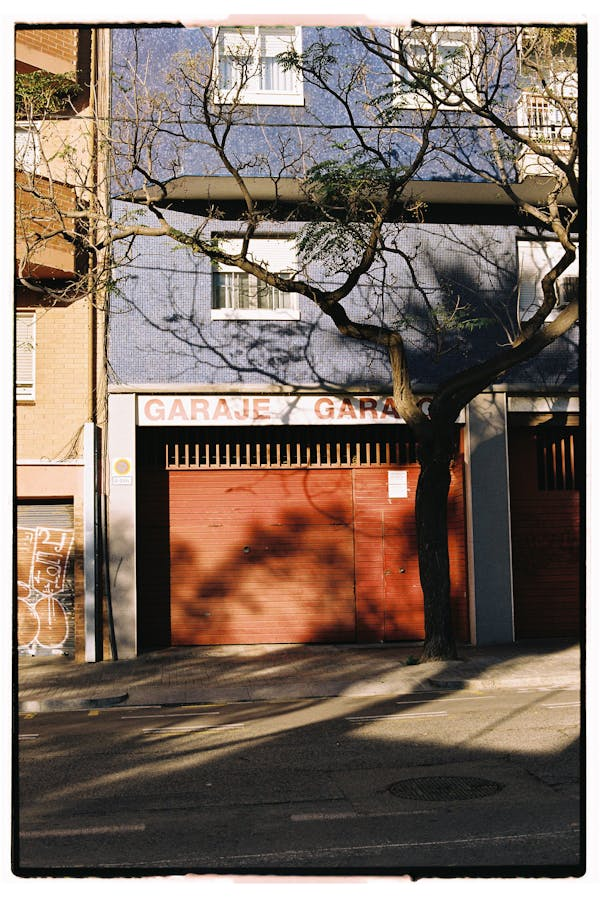
#> input picture images/original_images/garaz.png, 600 x 897 px; its folder holds only this picture in this run
$ python combined_histogram_method.py
#> lines starting #> are read from the running program, lines starting #| are printed output that depends on the picture
import cv2
import numpy as np
import matplotlib.pyplot as plt
import os

def calculate_histogram(image):
    histogram, bins = np.histogram(image.flatten(), bins=256, range=[0, 256])
    return histogram

def plot_histogram(histogram, title, color, save_path):
    plt.figure(figsize=(6, 4))
    plt.bar(range(256), histogram, color=color)
    plt.title(title)
    plt.xlabel('Intensywność pikseli')
    plt.ylabel('Liczba wystąpień')
    plt.tight_layout()
    plt.savefig(save_path)
    plt.close()

def plot_combined_histograms_grayscale(original_image, stego_image, method, img_name):
    base_save_dir = os.path.join(images_dir, "histograms_gray")
    save_dir = os.path.join(base_save_dir, method)
    os.makedirs(save_dir, exist_ok=True)

    original_histogram = calculate_histogram(original_image)
    stego_histogram = calculate_histogram(stego_image)
    diff_histogram = calculate_histogram(cv2.absdiff(original_image, stego_image))

    plot_histogram(original_histogram, 'Histogram Oryginalny', 'gray',
                   os.path.join(save_dir, f"{img_name}_original_histogram.png"))
    plot_histogram(stego_histogram, 'Histogram Stego', 'gray',
                   os.path.join(save_dir, f"{img_name}_stego_histogram.png"))
    plot_histogram(diff_histogram, 'Histogram Różnica', 'gray',
                   os.path.join(save_dir, f"{img_name}_difference_histogram.png"))

def plot_combined_histograms_rgb(original_image, stego_image, method, img_name):
    base_save_dir = os.path.join(images_dir, "histograms_rgb")
    save_dir = os.path.join(base_save_dir, method)
    os.makedirs(save_dir, exist_ok=True)

    channels = ['R', 'G', 'B']
    colors = ['red', 'green', 'blue']

    for i, channel in enumerate(channels):
        original_channel = original_image[:, :, 2 - i]
        stego_channel = stego_image[:, :, 2 - i]
        diff_channel = cv2.absdiff(original_channel, stego_channel)

        original_histogram = calculate_histogram(original_channel)
        stego_histogram = calculate_histogram(stego_channel)
        diff_histogram = calculate_histogram(diff_channel)

        plot_histogram(original_histogram, f'Kanał {channel} - Oryginalny', colors[i],
                       os.path.join(save_dir, f"{img_name}_original_{channel}.png"))
        plot_histogram(stego_histogram, f'Kanał {channel} - Stego', colors[i],
                       os.path.join(save_dir, f"{img_name}_stego_{channel}.png"))
        plot_histogram(diff_histogram, f'Kanał {channel} - Różnica', colors[i],
                       os.path.join(save_dir, f"{img_name}_difference_{channel}.png"))

# Directories setup
current_dir = os.path.dirname(os.path.abspath(__file__))
images_dir = os.path.abspath(os.path.join(current_dir, "..", "..", "images"))
original_images_dir = os.path.join(images_dir, "original_images")

methods = ['lsb', 'rgba', 'dct']

for img in os.listdir(original_images_dir):
    if img.endswith(('.png', '.jpg', '.jpeg')):
        original_image_gray = cv2.imread(os.path.join(original_images_dir, img), cv2.IMREAD_GRAYSCALE)
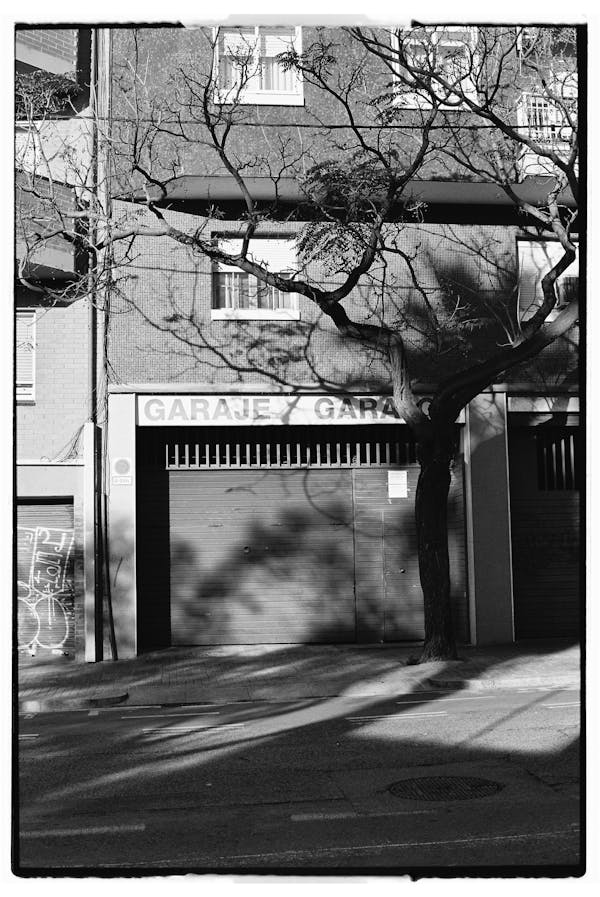
#> original_image_gray: shape (897, 600); min 0, max 255, mean 113.6
        original_image_rgb = cv2.imread(os.path.join(original_images_dir, img))
#> original_image_rgb is the input picture: shape (897, 600, 3); mean B, G, R 99.5, 110, 126

        for method in methods:
            stego_image_dir = os.path.join(images_dir, f"{method}_images")
            stego_image_gray = cv2.imread(os.path.join(stego_image_dir, img), cv2.IMREAD_GRAYSCALE)
            stego_image_rgb = cv2.imread(os.path.join(stego_image_dir, img))

            if original_image_gray is not None and stego_image_gray is not None:
                plot_combined_histograms_grayscale(original_image_gray, stego_image_gray, method, img.split('.')[0])
#> in calculate_histogram, `histogram, bins = np.histogram(image.flatten(), bins=256, range=[0, 25..`: histogram = 256 values, max 19076 at index 255, min 669 at index 231, mean 2102.3; bins = 257 values from 0 to 256
#> in plot_combined_histograms_grayscale, `original_histogram = calculate_histogram(original_image)`: original_histogram has the same summary as histogram in calculate_histogram
#> in plot_combined_histograms_grayscale, `stego_histogram = calculate_histogram(stego_image)`: stego_histogram has the same summary as histogram in calculate_histogram
#> in plot_combined_histograms_grayscale, `diff_histogram = calculate_histogram(cv2.absdiff(original_image, stego..`: diff_histogram = 256 values, max 538200 at index 0, min 0 at index 1, mean 2102.3
#> in plot_histogram, `plt.savefig(save_path)`:
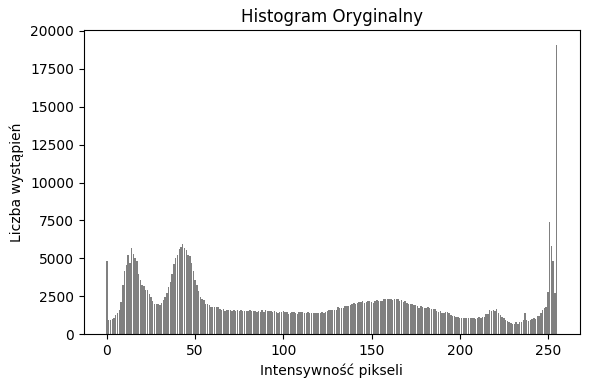
#> figure drawn by matplotlib, 1 panel; tallest bar 19076 high, from x = 254.6 to 255.4
#> call 3 of plot_histogram, with histogram = array of shape (256,), title = 'Histogram Różnica', color = 'gray'
#> in plot_histogram (call 3), `plt.savefig(save_path)`:
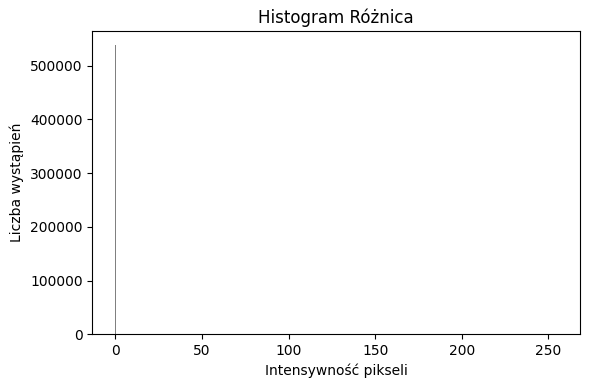
#> figure drawn by matplotlib, 1 panel; tallest bar 538200 high, from x = -0.4 to 0.4

            if original_image_rgb is not None and stego_image_rgb is not None:
                plot_combined_histograms_rgb(original_image_rgb, stego_image_rgb, method, img.split('.')[0])
#> the loop in plot_combined_histograms_rgb, `for i, channel in enumerate(channels):` made 3 passes
#> pass 1, in plot_combined_histograms_rgb, `original_channel = original_image[:, :, 2 - i]`:
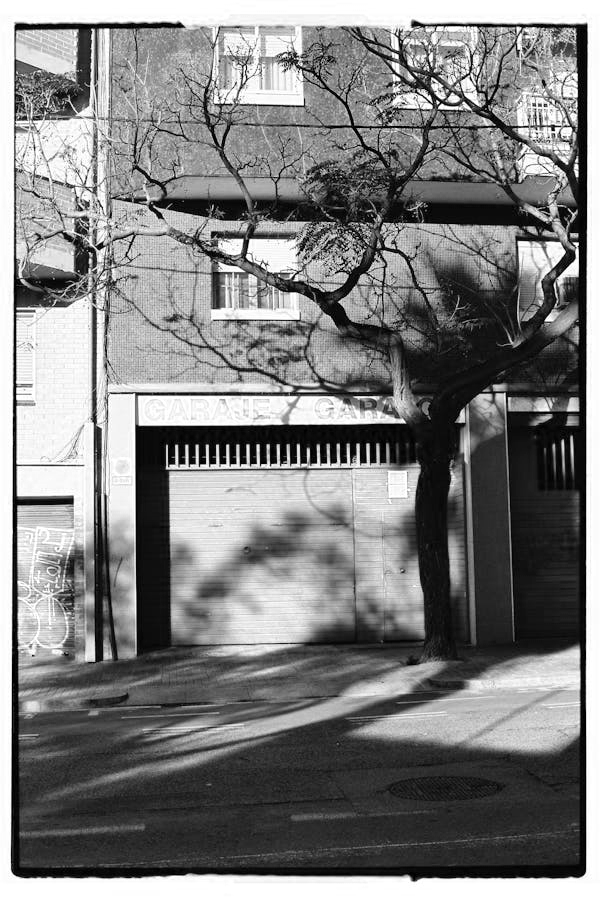
#> original_channel: shape (897, 600); min 0, max 255, mean 126
#> pass 1, in plot_histogram (call 4), `plt.savefig(save_path)`:
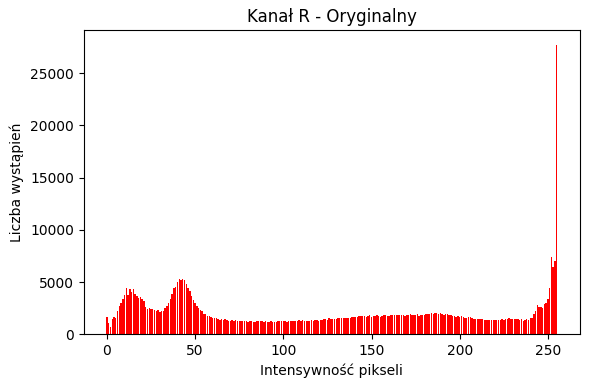
#> figure drawn by matplotlib, 1 panel; tallest bar 27730 high, from x = 254.6 to 255.4
#> pass 2, in plot_histogram (call 7), `plt.savefig(save_path)`:
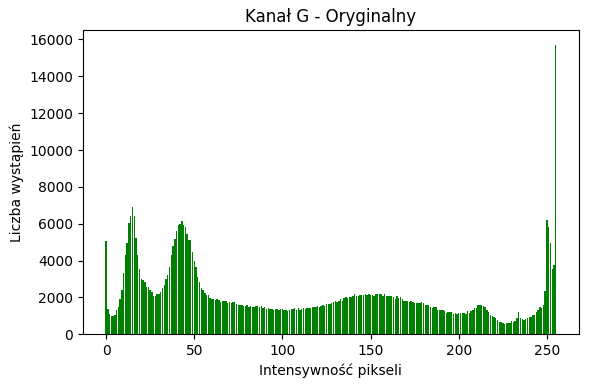
#> figure drawn by matplotlib, 1 panel; tallest bar 15711 high, from x = 254.6 to 255.4
#> pass 3, in plot_combined_histograms_rgb, `original_channel = original_image[:, :, 2 - i]`:
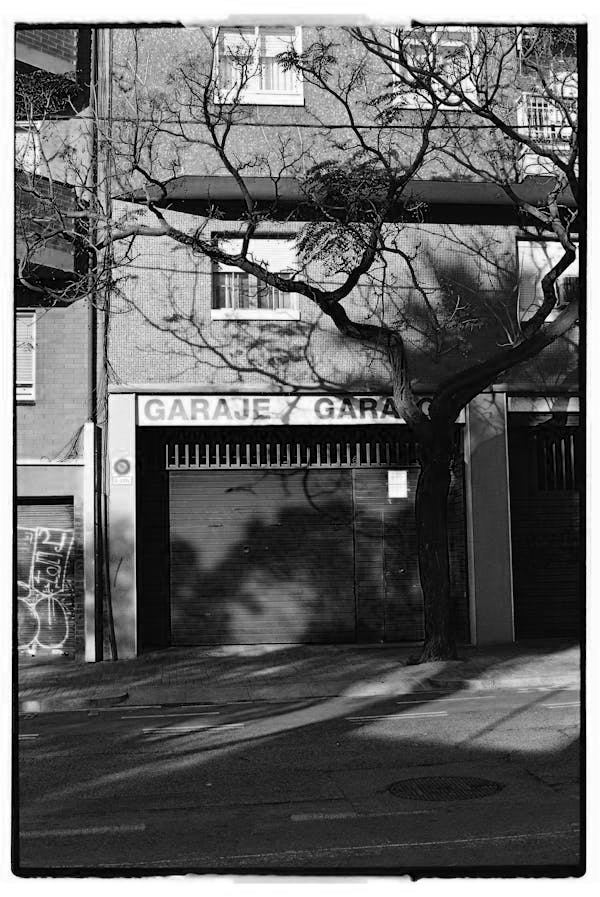
#> original_channel: shape (897, 600); min 0, max 255, mean 99.5

$ run again, on images/original_images/kapelusz.png
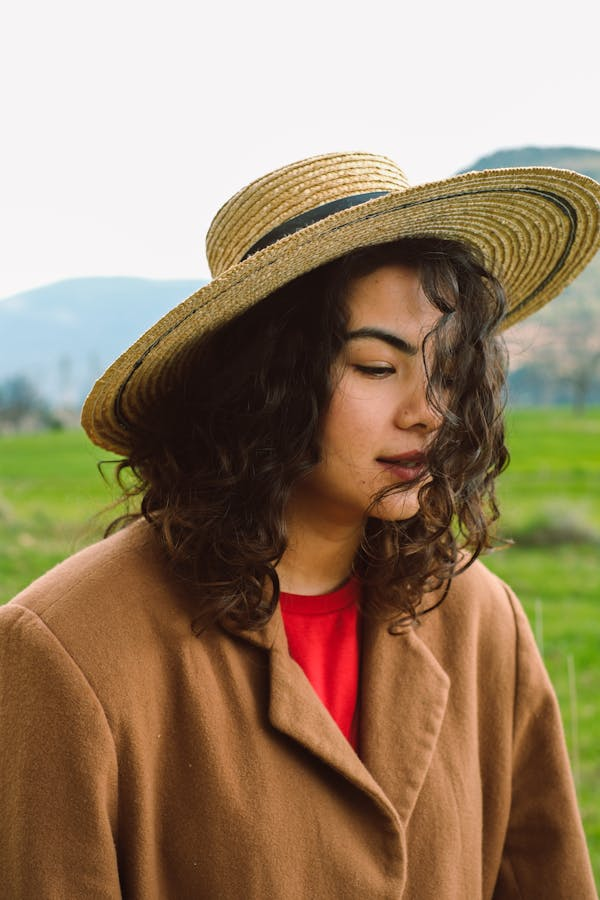
#> input picture images/original_images/kapelusz.png, 600 x 900 px
#> `original_image_gray = cv2.imread(os.path.join(original_images_dir, img..`:
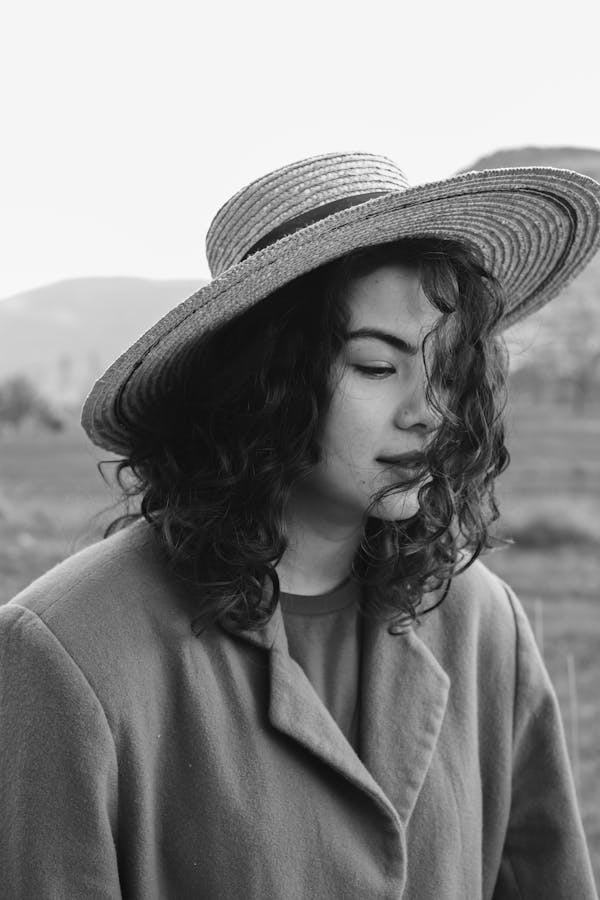
#> original_image_gray: shape (900, 600); min 0, max 255, mean 134.2
#> original_image_rgb is the input picture: shape (900, 600, 3); mean B, G, R 103.6, 130.7, 152.6
#> histogram = 256 values, max 97154 at index 245, min 0 at index 1, mean 2109.4; bins = 257 values from 0 to 256
#> original_histogram has the same summary as histogram in calculate_histogram
#> stego_histogram has the same summary as histogram in calculate_histogram
#> diff_histogram = 256 values, max 540000 at index 0, min 0 at index 1, mean 2109.4
#> the loop in plot_combined_histograms_rgb, `for i, channel in enumerate(channels):` made 3 passes
#> pass 3, in plot_combined_histograms_rgb, `original_channel = original_image[:, :, 2 - i]`:
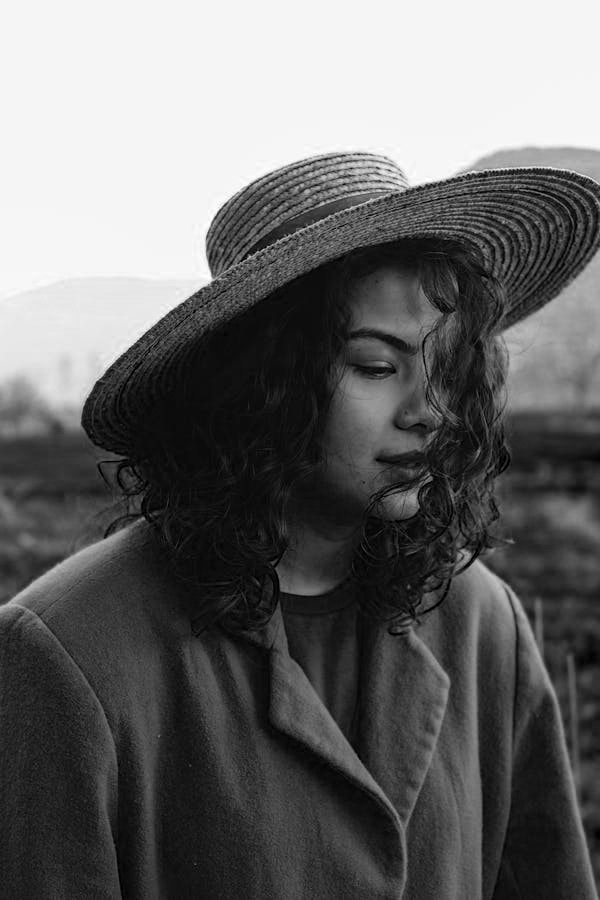
#> original_channel: shape (900, 600); min 0, max 255, mean 103.6

$ run again, on images/original_images/man.png
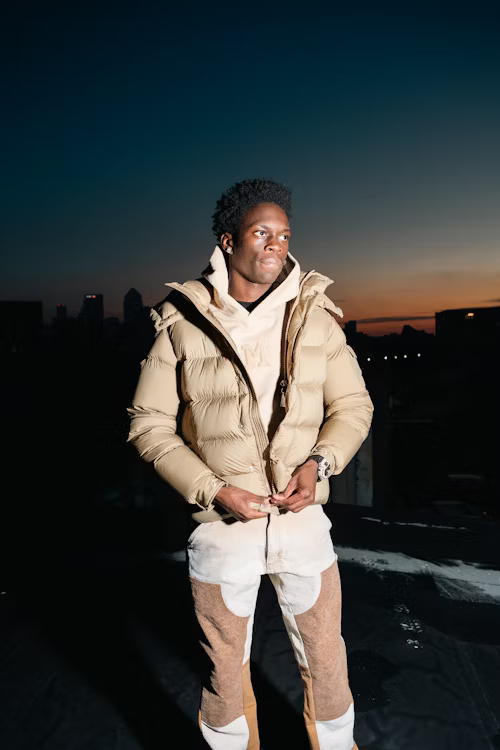
#> input picture images/original_images/man.png, 500 x 750 px
#> `original_image_gray = cv2.imread(os.path.join(original_images_dir, img..`:
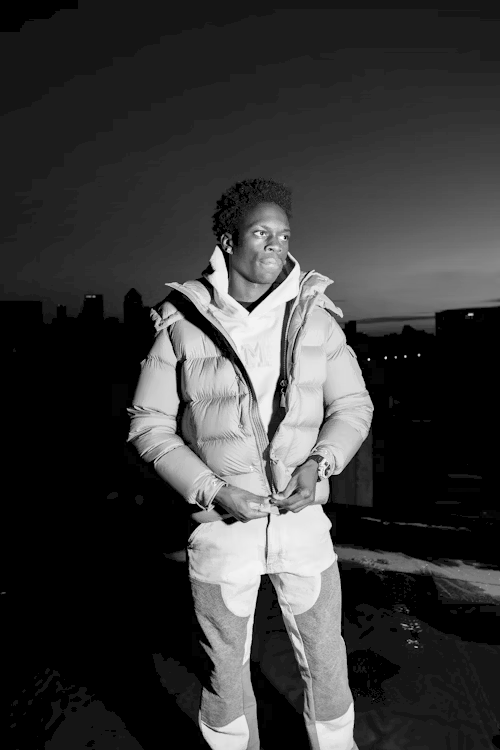
#> original_image_gray: shape (750, 500); min 0, max 252, mean 57.3
#> original_image_rgb is the input picture: shape (750, 500, 3); mean B, G, R 58, 58.8, 55.1
#> histogram = 256 values, max 117300 at index 0, min 0 at index 41, mean 1464.8; bins = 257 values from 0 to 256
#> original_histogram has the same summary as histogram in calculate_histogram
#> stego_histogram has the same summary as histogram in calculate_histogram
#> diff_histogram = 256 values, max 375000 at index 0, min 0 at index 1, mean 1464.8
#> the loop in plot_combined_histograms_rgb, `for i, channel in enumerate(channels):` made 3 passes
#> pass 3, in plot_combined_histograms_rgb, `original_channel = original_image[:, :, 2 - i]`:
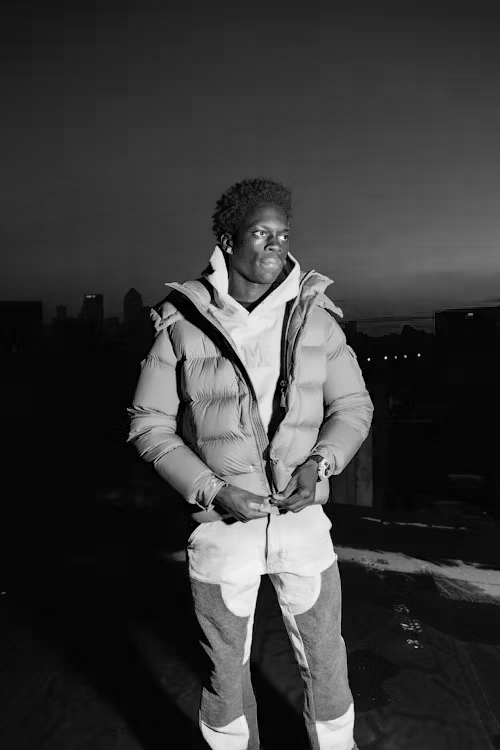
#> original_channel: shape (750, 500); min 0, max 248, mean 58

$ run again, on images/original_images/neon.png
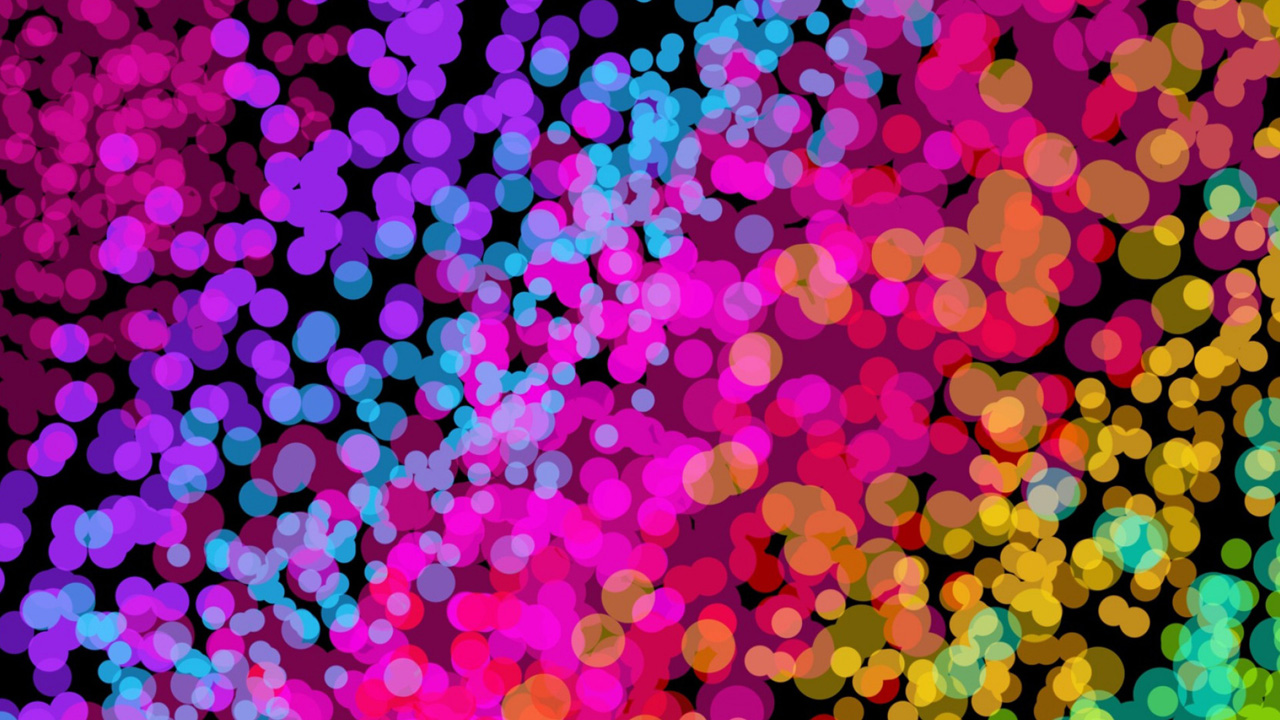
#> input picture images/original_images/neon.png, 1280 x 720 px
#> original_image_rgb is the input picture: shape (720, 1280, 3); mean B, G, R 109.8, 49.3, 134.4
#> histogram = 256 values, max 46611 at index 47, min 0 at index 206, mean 3600; bins = 257 values from 0 to 256
#> original_histogram has the same summary as histogram in calculate_histogram
#> stego_histogram has the same summary as histogram in calculate_histogram
#> diff_histogram = 256 values, max 921600 at index 0, min 0 at index 1, mean 3600
#> the loop in plot_combined_histograms_rgb, `for i, channel in enumerate(channels):` made 3 passes
#> pass 3, in plot_combined_histograms_rgb, `original_channel = original_image[:, :, 2 - i]`:
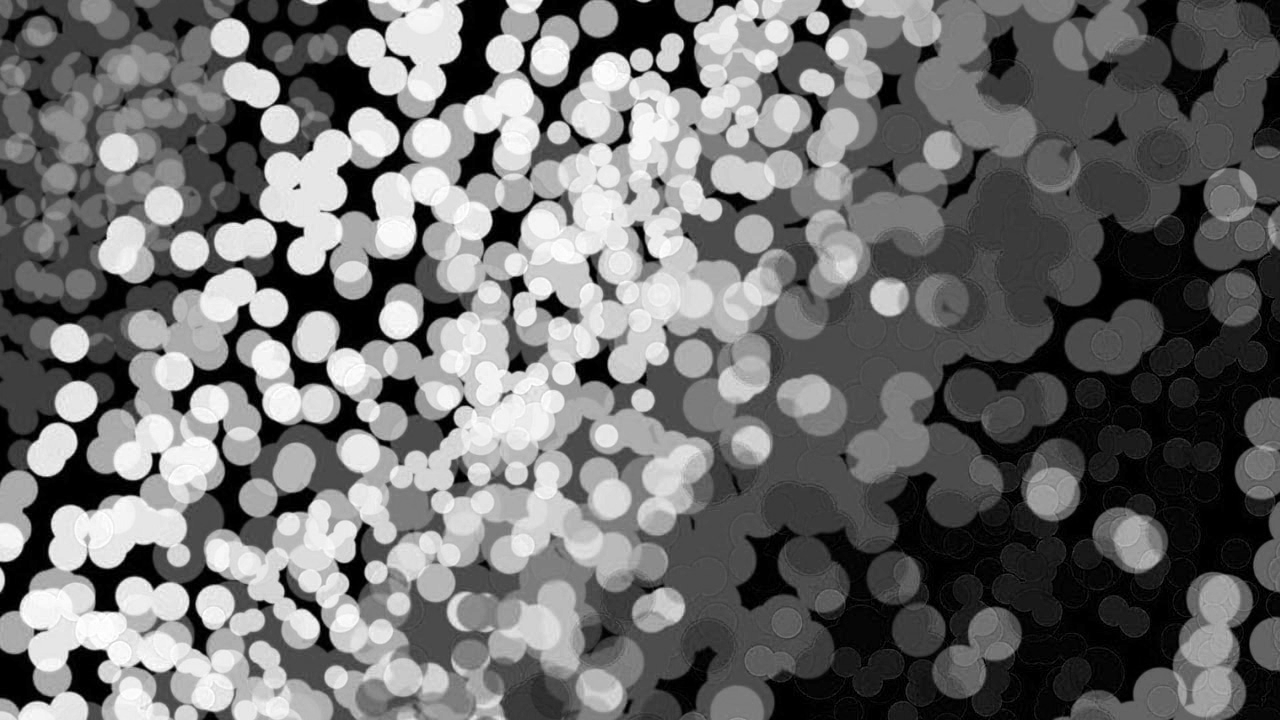
#> original_channel: shape (720, 1280); min 0, max 255, mean 109.8
